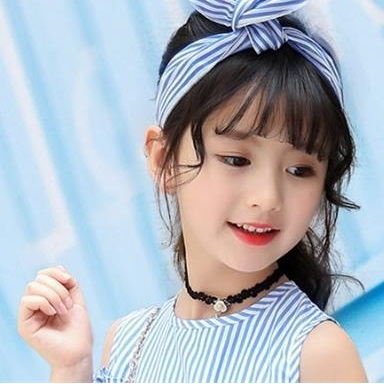
%> input picture 隐写分析/girl.jpg, 384 x 384 px
$ octave --eval "result = x2('girl.jpg');"   (GNU Octave 9; MATLAB toolbox functions it lacks are replaced by stand-ins)
%> lines starting %> are read from the running program, lines starting %| are printed output that depends on the picture
%输入格式： [r,P]=x2('girllsb.bmp')
function [r,P]=x2(input)
%> called with input = 'girl.jpg'
cover=imread(input);
%> cover is the input picture: size 384x384x3 uint8; mean R, G, B 173.4, 180.5, 190.1
cover=double(cover);
%> cover: size 384x384x3 double
cover=uint8(cover);
S=[];
P_value=[];
interval=384/20;
 for j=0:19
    count=imhist(cover(:,floor(j* interval)+1:floor((j+1)* interval)));
    h_length=size(count);
    p_num=floor(h_length/2);
    r=0;
    k=0;
    for i = 1:p_num
        h=(count(2*i-1,1)+count(2*i,1))/2;
        q=(count(2*i-1,1)-count(2*i,1))/2;
        if h ~= 0
            r=r+q*q/h;
            k=k+1;
        end
    end
    P=1-chi2cdf(r,k-1);
    S=[S r];
    P_value=[P_value P];
 end
%> this loop made 20 passes
%> P on passes 10 to 20: 1, 0.99, 0.796, 0.986, 1, 1, 0.984, 1, 0.991, 0.362, 0.0115
%> (P, S, P_value) on passes 1, 3, 5, 6, 7: (0.0108, 69.59, 0.0108), (0.0358, [69.59 116.1 92.75], [0.0108 2.7e-05 0.0358]), (0.00383, [69.59 116.1 92.75 142.5 81.99], [0.0108 2.7e-05 0.0358 7.04e-07 0.00383]), (0.191, [69.59 116.1 92.75 142.5 81.99 86.55], [0.0108 2.7e-05 0.0358 7.04e-07 0.00383 0.191]), (0.00041, [69.59 116.1 92.75 142.5 81.99 86.55 107.5], [0.0108 2.7e-05 0.0358 7.04e-07 0.00383 0.191 0.00041])
%> after the loop, P_value = 20 values, max 1 at index 9, min 7.04e-07 at index 4, mean 0.559; S = 20 values, max 164.8 at index 20, min 56.78 at index 8, mean 93.49
%> `result = x2('girl.jpg');`:
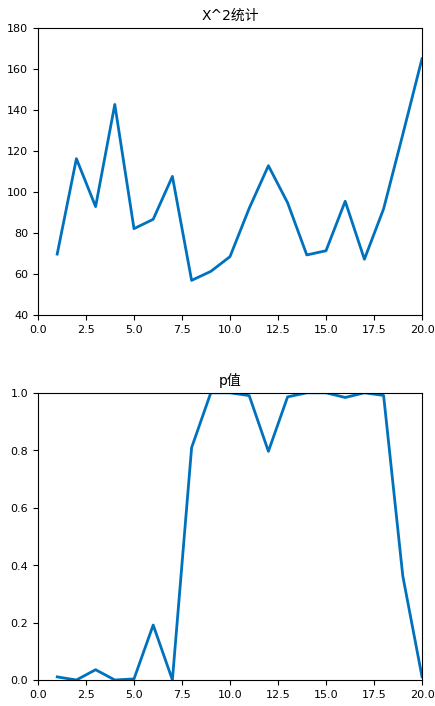
%> figure redrawn from the program's plot data, 2 panels; panel 1: curve peaks at x = 20, y = 164.8; panel 2: curve peaks at x = 9, y = 1
%> `result = x2('girl.jpg');`: result = 164.8
 x_label=1:1:20
 figure,
 subplot(211),plot(x_label,S,'LineWidth',2),title('X^2统计');
 subplot(212),plot(x_label,P_value,'LineWidth',2),title('p值');
